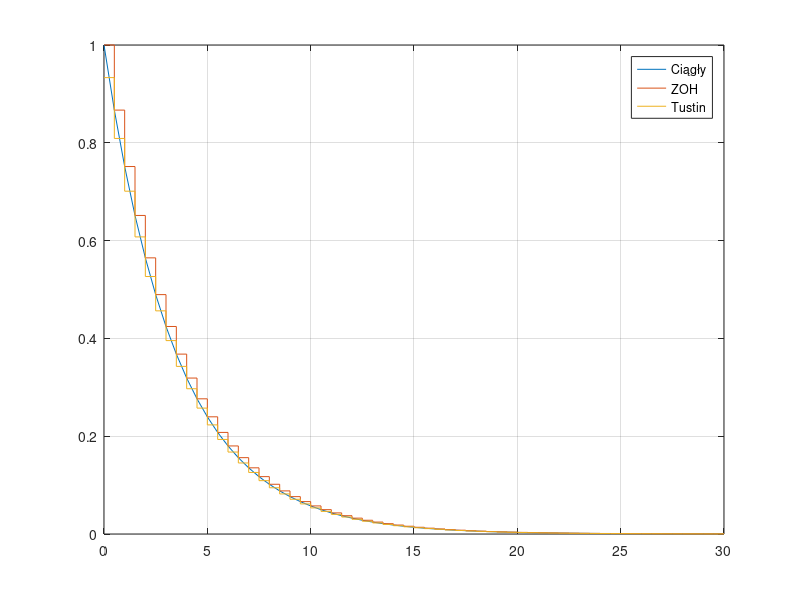

Write the MATLAB code that produced this figure.
clear; close all; clc; %czyszczenie workspace

% Stałe.
k = 3.5; % Wzmocnienie układu inercyjnego.
T = 3.5; % Stała czasowa.
T1 = 1.5; % Stała czasowa.
T2 = 2.5; % Stała czasowa.
T0 = 0.7; % Opóźnienie.
zeta = 0.35; % Współczynnik tłumienia.

% Czas.
Ts = 0.5; % Czas próbkowania.
t = 0:Ts:30; % zakres zmiennej czasu

% Stwórz obiekt inercyjny.
s = tf('s'); % Definicja operatora Laplace'a.
Iner = (k * s) / (T * s + 1); % Obiekt różniczkujący rzeczywisty.
Iner_ZOH = c2d(Iner, Ts, 'zoh'); % Dyskretyzacja metodą ZOH.
Iner_Tustin = c2d(Iner, Ts, 'tustin'); % Dyskretyzacja metodą Tustina.

figure(1)

% Odpowiedź na wymuszenie skokowe.
[W, time] = step(Iner, t);
[Wd, time] = step(Iner_ZOH, t); % Układ ZOH.
[Wd1, time] = step(Iner_Tustin, t); % Układ Tustina.

% Charakterystyka odpowiedzi skokowej.
plot(t, W); hold all;
stairs(t, Wd);
stairs(t, Wd1);

legend('Ciągły', "ZOH", "Tustin");
grid on;
